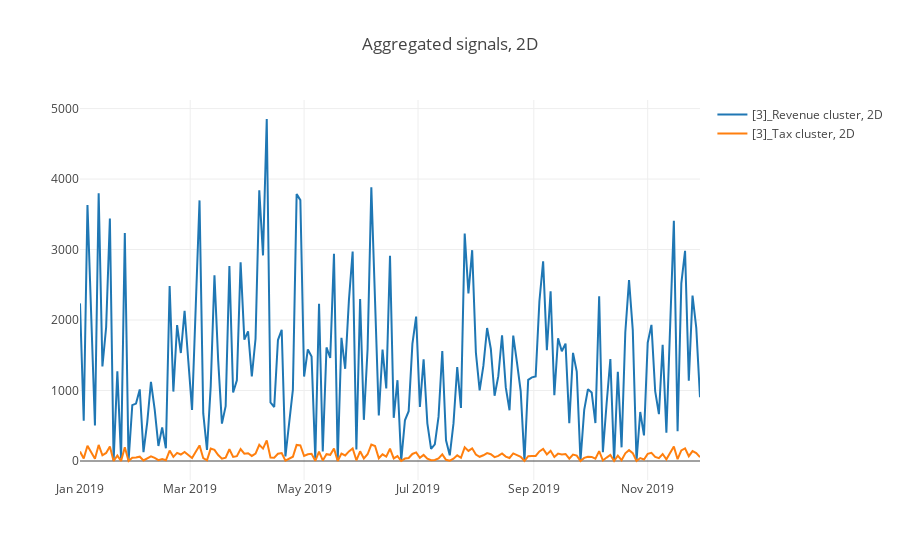

Notebook code cell kept with this figure:
### Markdown cell above
## Tax vs. Revenue based on the Sales predicted-cluster

### Code cell
constructSignals(df_all, query=[{"select": [3], 
                              "_with": {"FA_Name": "Revenue"}}, 
                                {"select": [3], "_with": {"FA_Name": "Tax"}}], on="label", agg_period="2D", vis_type="line")

### Figure 1 — Plotly figure (JSON) as saved in the notebook; plotly's stock layout.template omitted (floating-point values rounded to 4 significant figures; data arrays with more than 128 entries replaced by an {"elided": "..."} marker saying what was removed)
{"data": [{"name": "[3]_Revenue cluster, 2D", "type": "scatter", "uid": "ad314d92-d71a-4ff2-ac9a-5f08da7be2c7", "x": {"elided": "167 str values"}, "y": {"elided": "167 int values"}}, {"name": "[3]_Tax cluster, 2D", "type": "scatter", "uid": "cb9b2a2e-e47a-49aa-872e-11df14015265", "x": {"elided": "167 str values"}, "y": {"elided": "167 float values"}}], "layout": {"hovermode": "closest", "showlegend": true, "title": {"text": "Aggregated signals, 2D"}}}
